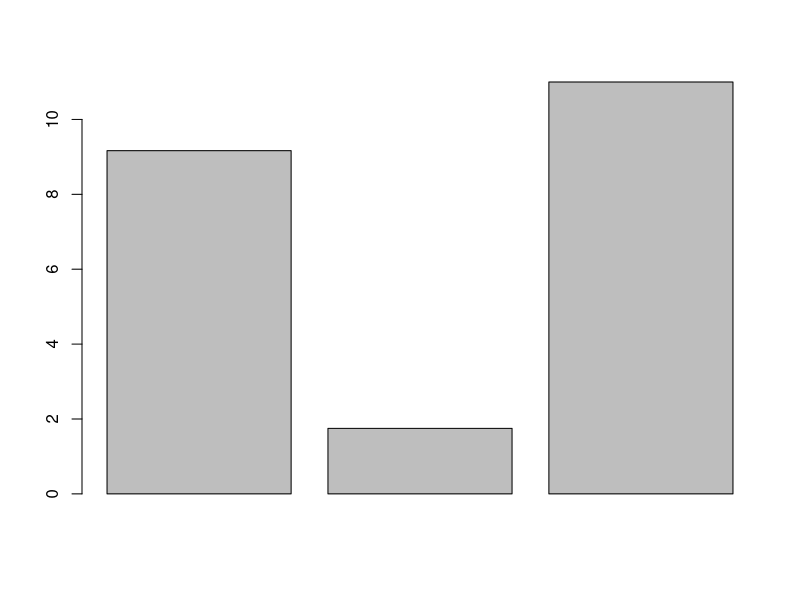
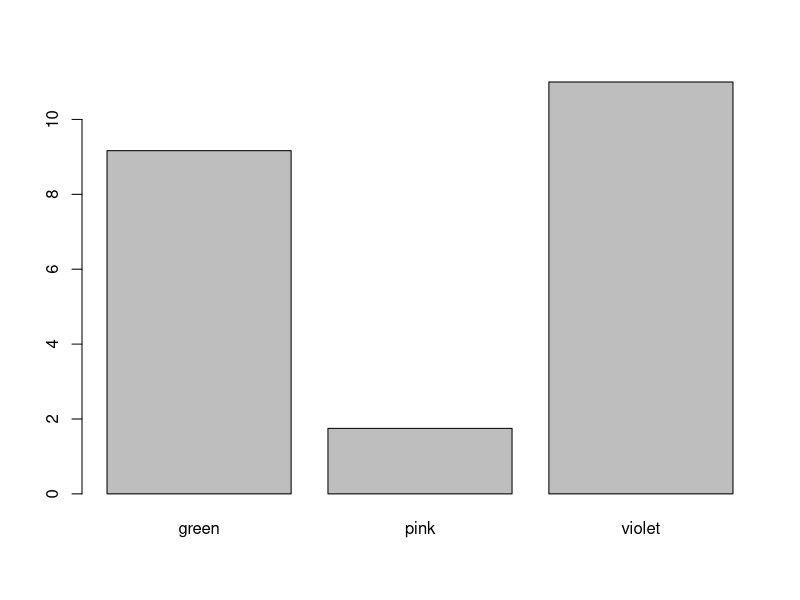
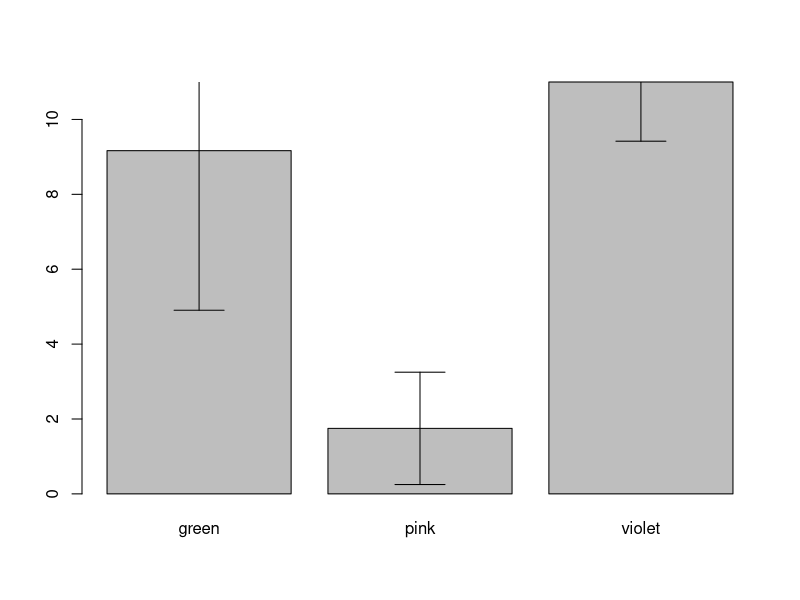
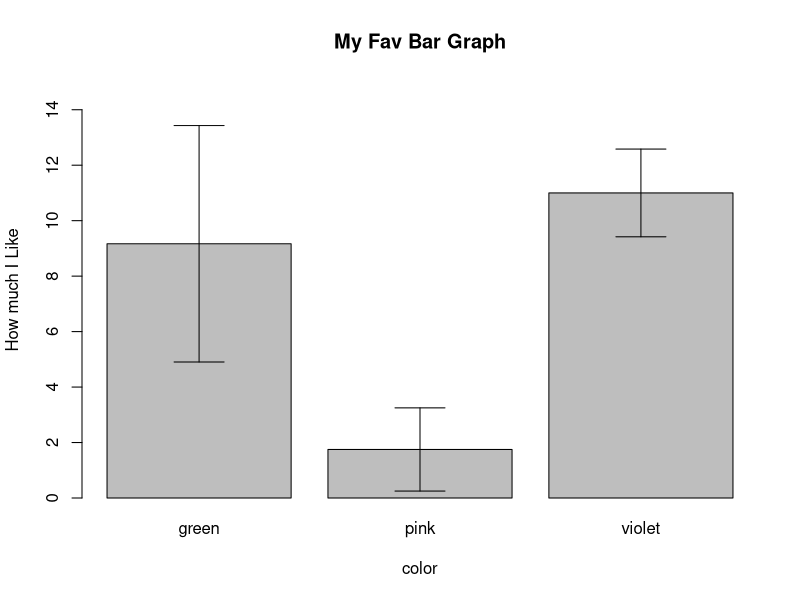
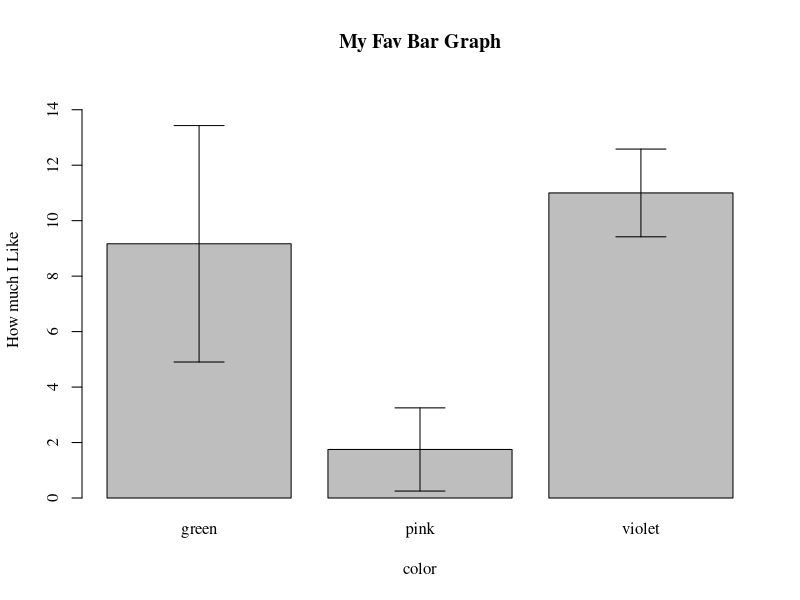

Reproduce these figures in R, in order. (Note: this script raises an error after producing the figures.)
# With the data frame you created last week you will:

# Create a barplot for one numeric column, grouped by the character vector with 3 unique values
  # Add error bars with mean and standard deviation to the plot
  # Change the x and y labels and add a title
  # Export the plot as a PDF that is 4 inches wide and 7 inches tall.

# Create a scatter plot between two of your numeric columns.
  # Change the point shape and color to something NOT used in the example.
  # Change the x and y labels and add a title
  # Export the plot as a JPEG by using the "Export" button in the plotting pane.

# Upload both plots with the script used to create them to GitHub.
  # Follow the same file naming format as last week for the script.
  # Name plots as Lastname_barplot or Lastname_scatterplot. Save them to your "plots" folder.

a<-c(1,2,3,4,5,6,7,8,9,10,11,12,13,14,15)
b<-c(1,1,1,4,5,6,7,8,9,10,11,12,13,14,15)
c<-c(1.9,4.3,5,6.8,7.2,8.8,9.93,9.97,10.1,10.3,11.3,12,13,14,15)
d<-c("rug","plant","lamp","rain","blanket","shoe","pillow","laptop","wall","microwave","door","window","stairs","stove","television")
e<-c("pink","pink","pink","pink","green","green","green","green","violet","violet","violet","violet","violet","green","green")

df<- as.data.frame(cbind(a,b,c,d,e))
df

df$a <- as.numeric(as.character(df$a))
df$b <- as.numeric(as.character(df$b))
df$c <- as.numeric(as.character(df$c))

row.names(df) <- df$d
df

df1 <- df[,-4]
df1


#barplot####

df.mean2 <- aggregate(df1$b ~df1$e, FUN = "mean")
df.mean2
colnames(df.mean2) <- c("Factor","Mean")
df.mean2
barplot(df.mean2$Mean)
barplot(df.mean2$Mean, names.arg = df.mean2$Factor)

df.sd <- aggregate(df1$b ~df1$e, FUN = "sd")

colnames(df.sd) <- c("Factor","StanDev")
df.sd

b.plot <- barplot(df.mean2$Mean, names.arg = df.mean2$Factor)

arrows(b.plot, df.mean2$Mean-df.sd$StanDev,
       b.plot, df.mean2$Mean+df.sd$StanDev,angle=90,code=3)

b.plot <- barplot(df.mean2$Mean, names.arg = df.mean2$Factor, ylim = c(0,15))

arrows(b.plot, df.mean2$Mean-df.sd$StanDev,
       b.plot, df.mean2$Mean+df.sd$StanDev,angle=90,code=3)

title(main = "My Fav Bar Graph")
title(xlab = "color", ylab= "How much I Like")

pdf( file = "MyFavoriteBar.pdf", width = 4, height = 7)#So close - needed dev.off() here to make it work. Exported with the wrong dimensions.
par(family = "serif")
b.plot <- barplot(df.mean2$Mean, names.arg = df.mean2$Factor, ylim = c(0,15))

arrows(b.plot, df.mean2$Mean-df.sd$StanDev,
       b.plot, df.mean2$Mean+df.sd$StanDev,angle=90,code=3)

title(main = "My Fav Bar Graph")
title(xlab = "color", ylab= "How much I Like")

getwd()
dev.off()

plot(df1$b ~ df1$e, xlab = "color", ylab = "How much I Like", main = "My Fav Bar Graph")


#scatterplot####

plot(df1$b ~ df1$c)
plot(df1$b ~ df1$c, xlab = "Explanatory", ylab = "Response")
plot(df1$b ~ df1$c, xlab = "Explanatory", ylab = "Response", main = "My Favorite Scatter Plot")

?pch

colors()

plot(df1$b ~ df1$c, xlab = "Explanation", ylab = "Responses", main = "My Scatter Plot", 
     cex.axis=0.8, cex.main = 1.1, cex.lab = 1.25, pch= 18, col = "orchid3") #Supposed to change the x and y labels...otherwise spot on.



